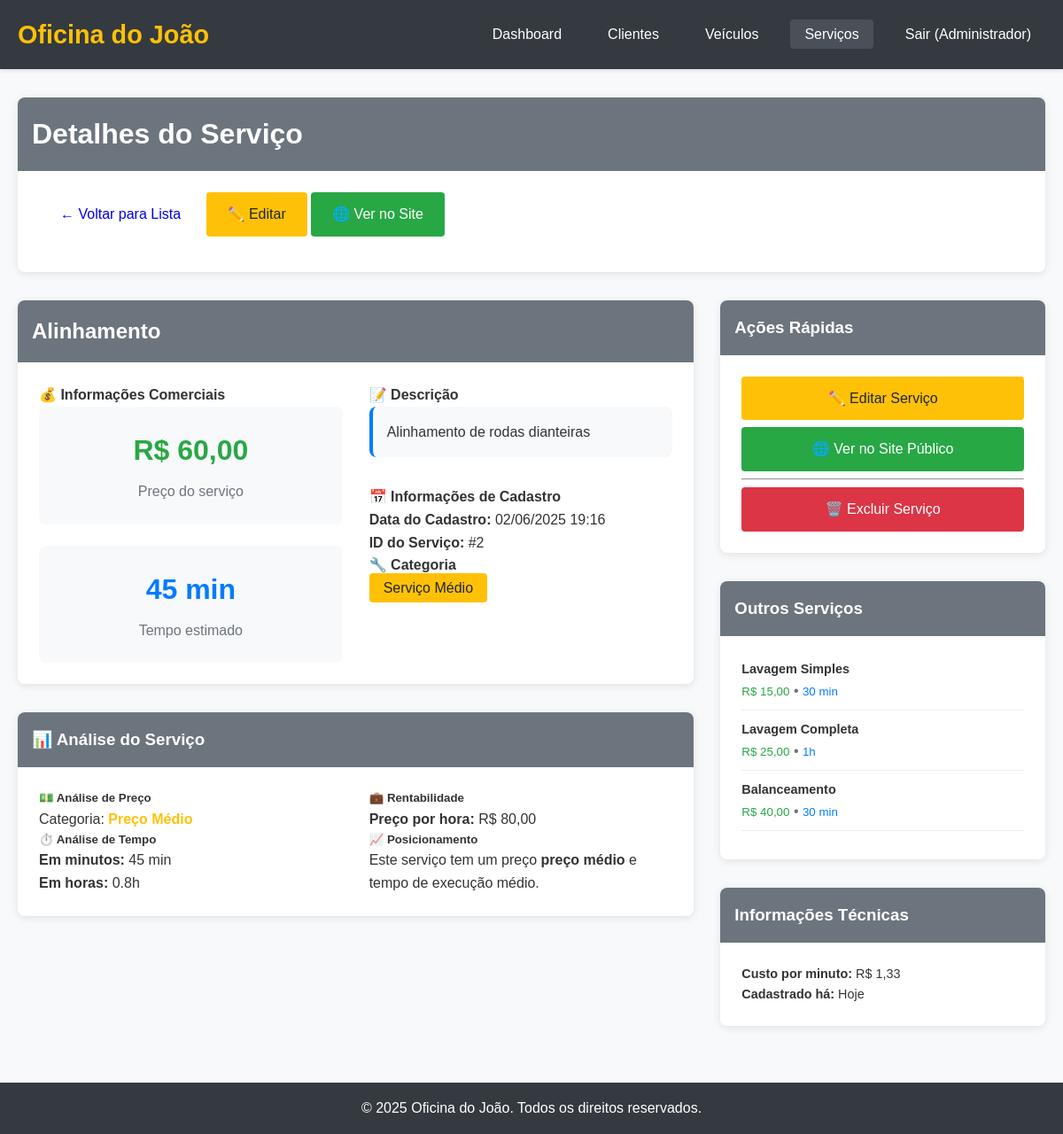
The app's page /public/?page=admin-servicos&action=view&id=2 (signed in) with its own data.
### tables this page shows
CREATE TABLE servicos (
    id INT PRIMARY KEY AUTO_INCREMENT,
    nome VARCHAR(100) NOT NULL,
    descricao TEXT,
    preco DECIMAL(10,2) NOT NULL,
    tempo_estimado INT DEFAULT 60,  
    created_at TIMESTAMP DEFAULT CURRENT_TIMESTAMP
);

### config/Database.php (called while the page is built, shortened)
<?php
class Database {
    private $host = 'localhost';
    private $db_name = 'oficina_db';
    private $username = 'root';
    private $password = '';
    public function getConnection() {
        $this->conn = null;
        try {
            $this->conn = new PDO(
                "mysql:host=" . $this->host . ";dbname=" . $this->db_name,
                $this->username,
                $this->password
            );
            $this->conn->setAttribute(PDO::ATTR_ERRMODE, PDO::ERRMODE_EXCEPTION);
            $this->conn->setAttribute(PDO::ATTR_DEFAULT_FETCH_MODE, PDO::FETCH_ASSOC);
            $this->conn->exec("set names utf8");
        } catch(PDOException $exception) {
            echo "Erro na conexão: " . $exception->getMessage();
            die();
        }
        return $this->conn;
    }
}
function getDB() {
    $database = new Database();
    return $database->getConnection();
}
?>

### app/Models/Servico.php (called while the page is built, shortened)
<?php
class Servico {
    private $db;
    public function __construct() {
        $this->db = getDB();
    }
    public function getById($id) {
        try {
            $sql = "SELECT * FROM servicos WHERE id = ?";
            $stmt = $this->db->prepare($sql);
            $stmt->execute([$id]);
            return $stmt->fetch();
        } catch(PDOException $e) {
            return false;
        }
    }
    public function formatarTempo($minutos) {
        if ($minutos < 60) {
            return $minutos . ' min';
        } elseif ($minutos < 1440) {
            $horas = floor($minutos / 60);
            $mins = $minutos % 60;
            if ($mins == 0) {
                return $horas . 'h';
            } else {
                return $horas . 'h' . $mins . 'min';
            }
        } else {
            $dias = floor($minutos / 1440);
            $horas = floor(($minutos % 1440) / 60);
            return $dias . 'd' . ($horas > 0 ? ' ' . $horas . 'h' : '');
        }
    }
}
?>

### app/Views/servicos/view.php (the view, shortened to what this page needs)
<div class="card">
    <div class="card-header">
        <h1>Detalhes do Serviço</h1>
    </div>
    <div class="card-body">
        <nav style="margin-bottom: 1rem;">
            <a href="?page=admin-servicos" class="btn btn-secondary">← Voltar para Lista</a>
            <a href="?page=admin-servicos&action=edit&id=<?= $servico['id'] ?>" class="btn btn-warning">✏️ Editar</a>
            <a href="?page=servicos" class="btn btn-success" target="_blank">🌐 Ver no Site</a>
        </nav>
    </div>
</div>
<div class="row">
    <div class="col-md-8">
        <div class="card">
            <div class="card-header">
                <h2>
                    <?= htmlspecialchars($servico['nome']) ?>
                    <small style="color: #6c757d;">#<?= $servico['id'] ?></small>
                </h2>
            </div>
            <div class="card-body">
                <div class="row">
                    <div class="col-md-6">
                        <h4>💰 Informações Comerciais</h4>
                        <div style="background: #f8f9fa; padding: 1.5rem; border-radius: 8px; margin-bottom: 1.5rem; text-align: center;">
                            <h3 style="color: #28a745; margin: 0; font-size: 2rem;">
                                R$ <?= number_format($servico['preco'], 2, ',', '.') ?>
                            </h3>
                            <p style="margin: 0.5rem 0 0 0; color: #6c757d;">Preço do serviço</p>
                        </div>
                        <div style="background: #f8f9fa; padding: 1.5rem; border-radius: 8px; text-align: center;">
                            <h3 style="color: #007bff; margin: 0; font-size: 2rem;">
                                <?= $servicoModel->formatarTempo($servico['tempo_estimado']) ?>
                            </h3>
                            <p style="margin: 0.5rem 0 0 0; color: #6c757d;">Tempo estimado</p>
                        </div>
                    </div>
                    <div class="col-md-6">
                        <h4>📝 Descrição</h4>
                        <?php if (!empty($servico['descricao'])): ?>
                            <div style="background: #f8f9fa; padding: 1rem; border-radius: 8px; border-left: 4px solid #007bff;">
                                <p style="margin: 0; line-height: 1.6;">
                                    <?= nl2br(htmlspecialchars($servico['descricao'])) ?>
                                </p>
                            </div>
                        <?php endif; ?>
                        <h4 style="margin-top: 2rem;">📅 Informações de Cadastro</h4>
                        <p><strong>Data do Cadastro:</strong> <?= date('d/m/Y H:i', strtotime($servico['created_at'])) ?></p>
                        <p><strong>ID do Serviço:</strong> #<?= $servico['id'] ?></p>
                        <h4>🔧 Categoria</h4>
                        <p>
                            <?php
                            $tempo = $servico['tempo_estimado'];
                            if ($tempo <= 30) {
                                echo '<span class="badge" style="background: #28a745; color: white; padding: 0.5rem 1rem; border-radius: 4px;">Serviço Rápido</span>';
                            } elseif ($tempo <= 60) {
                                echo '<span class="badge" style="background: #ffc107; color: #212529; padding: 0.5rem 1rem; border-radius: 4px;">Serviço Médio</span>';
                            } elseif ($tempo <= 120) {
                                echo '<span class="badge" style="background: #fd7e14; color: white; padding: 0.5rem 1rem; border-radius: 4px;">Serviço Longo</span>';
                            } else {
                                echo '<span class="badge" style="background: #dc3545; color: white; padding: 0.5rem 1rem; border-radius: 4px;">Serviço Complexo</span>';
                            }
                            ?>
                        </p>
                    </div>
                </div>
            </div>
        </div>
        <div class="card">
            <div class="card-header">
                <h3>📊 Análise do Serviço</h3>
            </div>
            <div class="card-body">
                <div class="row">
                    <div class="col-md-6">
                        <h5>💵 Análise de Preço</h5>
                        <?php
                        $preco = $servico['preco'];
                        if ($preco < 50) {
                            $faixa_preco = "Preço Baixo";
                            $cor_preco = "#28a745";
                        } elseif ($preco < 100) {
                            $faixa_preco = "Preço Médio";
                            $cor_preco = "#ffc107";
                        } elseif ($preco < 200) {
                            $faixa_preco = "Preço Alto";
                            $cor_preco = "#fd7e14";
                        } else {
                            $faixa_preco = "Preço Premium";
                            $cor_preco = "#dc3545";
                        }
                        ?>
                        <p>Categoria: <strong style="color: <?= $cor_preco ?>;"><?= $faixa_preco ?></strong></p>
                        <h5>⏱️ Análise de Tempo</h5>
                        <p><strong>Em minutos:</strong> <?= $servico['tempo_estimado'] ?> min</p>
                        <p><strong>Em horas:</strong> <?= number_format($servico['tempo_estimado'] / 60, 1) ?>h</p>
                    </div>
                    <div class="col-md-6">
                        <h5>💼 Rentabilidade</h5>
                        <p><strong>Preço por hora:</strong>
                            R$ <?= number_format(($servico['preco'] / $servico['tempo_estimado']) * 60, 2, ',', '.') ?>
                        </p>
                        <h5>📈 Posicionamento</h5>
                        <p>Este serviço tem um preço <strong><?= strtolower($faixa_preco) ?></strong>
                        e tempo de execução
                        <?php
                        if ($tempo <= 30) echo "rápido";
                        elseif ($tempo <= 60) echo "médio";
                        elseif ($tempo <= 120) echo "longo";
                        else echo "complexo";
                        ?>.</p>
                    </div>
                </div>
            </div>
        </div>
    </div>
    <div class="col-md-4">
        <div class="card">
            <div class="card-header">
                <h3>Ações Rápidas</h3>
            </div>
            <div class="card-body">
                <div style="display: flex; flex-direction: column; gap: 0.5rem;">
                    <a href="?page=admin-servicos&action=edit&id=<?= $servico['id'] ?>" class="btn btn-warning">
                        ✏️ Editar Serviço
                    </a>
                    <a href="?page=servicos" class="btn btn-success" target="_blank">
                        🌐 Ver no Site Público
                    </a>
                    <hr>
                    <a href="?page=admin-servicos&action=delete&id=<?= $servico['id'] ?>" class="btn btn-danger"
                       onclick="return confirm('Tem certeza que deseja excluir este serviço?')">
                        🗑️ Excluir Serviço
                    </a>
                </div>
            </div>
        </div>
        <?php
        try {
            $db = getDB();
            $stmt = $db->prepare("SELECT nome, preco, tempo_estimado FROM servicos WHERE id != ? ORDER BY preco LIMIT 3");
            $stmt->execute([$servico['id']]);
            $outros_servicos = $stmt->fetchAll();
        } catch(PDOException $e) {
            $outros_servicos = [];
        }
        ?>
        <?php if (!empty($outros_servicos)): ?>
            <div class="card">
                <div class="card-header">
                    <h3>Outros Serviços</h3>
                </div>
                <div class="card-body">
                    <?php foreach($outros_servicos as $outro): ?>
                        <div style="border-bottom: 1px solid #eee; padding-bottom: 0.5rem; margin-bottom: 0.5rem;">
                            <strong style="font-size: 0.9rem;">
                                <?= htmlspecialchars($outro['nome']) ?>
                            </strong>
                            <br>
                            <small style="color: #28a745;">R$ <?= number_format($outro['preco'], 2, ',', '.') ?></small>
                            <span style="color: #6c757d;"> • </span>
                            <small style="color: #007bff;"><?= $servicoModel->formatarTempo($outro['tempo_estimado']) ?></small>
                        </div>
                    <?php endforeach; ?>
                </div>
            </div>
        <?php endif; ?>
        <div class="card">
            <div class="card-header">
                <h3>Informações Técnicas</h3>
            </div>
            <div class="card-body" style="font-size: 0.9rem;">
                <p><strong>Custo por minuto:</strong>
                    R$ <?= number_format($servico['preco'] / $servico['tempo_estimado'], 2, ',', '.') ?>
                </p>
                <p><strong>Cadastrado há:</strong>
                    <?php
                    $dias = floor((time() - strtotime($servico['created_at'])) / (60 * 60 * 24));
                    if ($dias == 0) {
                        echo 'Hoje';
                    } elseif ($dias == 1) {
                        echo '1 dia';
                    } else {
                        echo $dias . ' dias';
                    }
                    ?>
                </p>
            </div>
        </div>
    </div>
</div>

### public/css/style.css (style rules this page uses)
* { margin: 0; padding: 0; box-sizing: border-box; }
body { font-family: Arial, sans-serif; line-height: 1.6; color: #333; background-color: #f8f9fa; }
.card { background: white; border-radius: 8px; box-shadow: 0 2px 10px rgba(0,0,0,0.1); margin-bottom: 2rem; overflow: hidden; }
.card-header { background-color: #6c757d; color: white; padding: 1rem; font-weight: bold; }
.card-body { padding: 1.5rem; }
.btn { display: inline-block; padding: 0.75rem 1.5rem; border: none; border-radius: 4px; text-decoration: none; text-align: center; cursor: pointer; font-size: 1rem; transition: all 0.3s; }
.btn-success { background-color: #28a745; color: white; }
.btn-danger { background-color: #dc3545; color: white; }
.btn-warning { background-color: #ffc107; color: #212529; }
.row { display: flex; flex-wrap: wrap; margin: 0 -15px; }
.col-md-6 { flex: 0 0 50%; max-width: 50%; padding: 0 15px; }
.col-md-4 { flex: 0 0 33.333333%; max-width: 33.333333%; padding: 0 15px; }
.col-md-8 { flex: 0 0 66.666667%; max-width: 66.666667%; padding: 0 15px; }

### records on screen
servicos: nome "Alinhamento", preco "60,00", tempo_estimado "45 min", descricao "Alinhamento de rodas dianteiras", created_at "02/06/2025 19:16", id "2", preco "Preço Médio", tempo_estimado "45", $servico['tempo_estimado']/60 "0.8", ($servico['preco'] / $servico['tempo_estimado']) * 60 "80,00", preco "preço médio", $servico['preco'] / $servico['tempo_estimado'] "1,33"
servicos: nome "Lavagem Simples", preco "15,00", tempo_estimado "30 min"
servicos: nome "Lavagem Completa", preco "25,00", tempo_estimado "1h"
servicos: nome "Balanceamento", preco "40,00", tempo_estimado "30 min"

### other values on screen
APP_NAME "Oficina do João"
$_SESSION['usuario_nome'] "Administrador"
